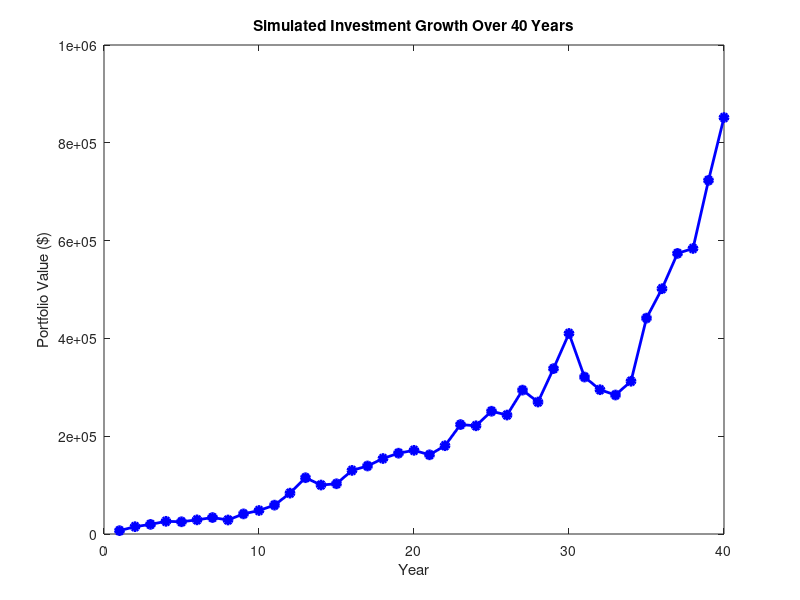
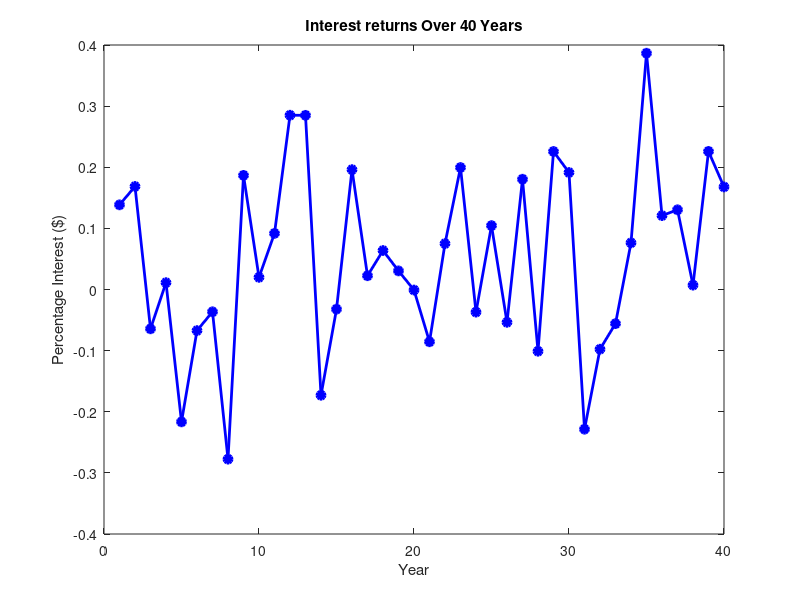

Write MATLAB code to recreate these figures, in order.
% Monte Carlo Simulation Code for a fixed deposit, mean return, std using
% Gaussian Distribution
%
% Given Parameters (adjustable inputs)
annual_contribution = 6000;
mean_return = 0.07;% mu = 7%
std_dev = 0.15;% sig=15%
num_years = 40;

% Initialisation
contributions = annual_contribution * ones(1, num_years);
returns = zeros(1, num_years);
year_end_values = zeros(1, num_years);
total_value = 0;

% Simulate the investment over 40 years
for i = 1:num_years
    % Generate a random annual return from a normal distribution
    % The return is centered around the mean and has the specified standard deviation
    annual_return = mean_return + std_dev * randn(); 
    returns(i) = annual_return;

    % Calculate year-end-values using compound interest formula
    total_value = (total_value + annual_contribution) * (1 + annual_return);
    year_end_values(i) = total_value;
end

% 
fprintf('Simulated Investment Results over %d Years\n', num_years);
fprintf('-----------------------------------------\n');

% 
fprintf('%-5s %-15s %-15s %-20s\n', 'Year', 'Contribution', 'Annual Return', 'Year-End Value');
for i = 1:num_years
    fprintf('%-5d $%-14.2f %-14.2f%% $%-19.2f\n', i, contributions(i), returns(i) * 100, year_end_values(i));
end

fprintf('\nFinal Value: $%.2f\n', total_value);

% Plot the year-end-values
figure;
plot(1:num_years, year_end_values, 'b-o', 'LineWidth', 2, 'MarkerFaceColor', 'b');
title('Simulated Investment Growth Over 40 Years');
xlabel('Year');
ylabel('Portfolio Value ($)');
grid off;

% Plot the interest returns
figure;
plot(1:num_years, returns, 'b-o', 'LineWidth', 2, 'MarkerFaceColor', 'b');
title('Interest returns Over 40 Years');
xlabel('Year');
ylabel('Percentage Interest ($)');
grid off;